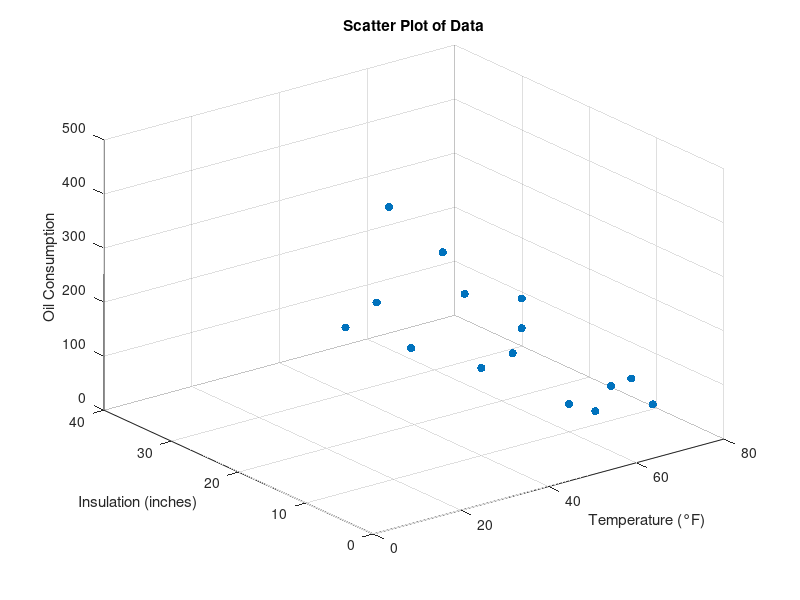

The MATLAB source for this figure: (Note: this script raises an error after producing the figure.)
clc; 
clear;
close all;

disp("%--------------------------Before Removing Outlier-------------------------%");

% Given data
Oil        = [270, 362, 162, 45, 91, 233, 372, 305, 234, 122, 25, 210, 450, 325, 52]';
Temp       = [40,  27,  40,  73, 65, 65,  10,  9,   24,  65,  66, 41,  22,  40,  60]';
Insulation = [4,   4,   10,  6,  7,  40,  6,   10,  10,  4,  10,  6,   4,   4,   10]';

% Combine independent variables into matrix X
X = [Temp, Insulation];

% Scatterplot of the data
figure;
scatter3(Temp, Insulation, Oil, 'ro', 'filled'); % 3D scatter plot  
xlabel('Temperature (°F)');
ylabel('Insulation (inches)');
zlabel('Oil Consumption');
title('Scatter Plot of Data');
grid on;

% Linear Model: Oil = a*Temp + b*Insulation + c
[linearModel, gofLinear] = fit(X, Oil, 'poly11');

% Extract coefficients of the linear model
coeffsLinear = coeffvalues(linearModel);
a = coeffsLinear(1);
b = coeffsLinear(2);
c = coeffsLinear(3);

% Print Linear Model equation
fprintf('Coefficient for Temp      : %.2f\n', a);
fprintf('Coefficient for Insulation: %.2f\n', b);
fprintf('Constant term             : %.2f\n', c);
fprintf('Linear Fit Equation: Oil = %.2f * Temp + %.2f * Insulation + %.2f\n', a, b, c);

% Graph the Data and Linear Model Fit  
figure;
scatter3(Temp, Insulation, Oil, 'ro', 'filled'); % 3D scatter plot  
hold on;
xlabel('Temperature (°F)');
ylabel('Insulation (inches)');
zlabel('Oil Consumption');
title('Linear Regression Fit');
grid on;
plot(linearModel, X, Oil);


% Quadratic Model: Oil = a*T^2 + b*I^2 + c*T*I + d*T + e*I + f
[quadraticModel, gofQuad] = fit(X, Oil, 'poly22');

% Extract coefficients of the quadratic model
coeffsQuad = coeffvalues(quadraticModel);
a2 = coeffsQuad(1); % Coefficient for Temp^2
b2 = coeffsQuad(2); % Coefficient for Insulation^2
c2 = coeffsQuad(3); % Coefficient for Temp*Insulation
d2 = coeffsQuad(4); % Coefficient for Temp
e2 = coeffsQuad(5); % Coefficient for Insulation
f2 = coeffsQuad(6); % Constant term

% Print Quadratic Model equation
fprintf('Coefficient for Temp^2         : %.2f\n', a2);
fprintf('Coefficient for Insulation^2   : %.2f\n', b2);
fprintf('Coefficient for Temp*Insulation: %.2f\n', c2);
fprintf('Coefficient for Temp           : %.2f\n', d2);
fprintf('Coefficient for Insulation     : %.2f\n', e2);
fprintf('Constant term                  : %.2f\n', f2);
fprintf(['Quadratic Fit Equation: Oil = %.2f * Temp^2 + %.2f * Insulation^2 + %.2f * (Temp * Insulation)\n' ...
         '                              + %.2f * Temp + %.2f * Insulation + %.2f\n'], ...
         a2, b2, c2, d2, e2, f2);

% Graph the Data and the Quadratic Model Fit  
figure;
scatter3(Temp, Insulation, Oil, 'ro', 'filled'); % 3D scatter plot  
hold on;
xlabel('Temperature (°F)');
ylabel('Insulation (inches)');
zlabel('Oil Consumption');
title('Quadratic Regression Fit');
grid on;
plot(quadraticModel, X, Oil);

% Display R^2 values for both Models
fprintf('R^2 for Linear Model: %f\n', gofLinear.rsquare);
fprintf('R^2 for Quadratic Model: %f\n', gofQuad.rsquare);

disp("%--------------------------After Removing Outlier-------------------------%");

Oil_cleaned        = [270, 362, 162, 45, 91, 372, 305, 234, 122, 25, 210, 450, 325, 52]';
Temp_cleaned       = [40,  27,  40,  73, 65, 10,  9,   24,  65,  66, 41,  22,  40,  60]';
Insulation_cleaned = [4,   4,   10,  6,  7,  6,   10,  10,  4,  10,  6,   4,   4,   10]';

% Combine independent variables into matrix X
X_cleaned = [Temp_cleaned Insulation_cleaned];

% Linear Model: Oil = a*Temp + b*Insulation + c
[linearModel_cleaned, gofLinear_cleaned] = fit(X_cleaned, Oil_cleaned, 'poly11');

% Extract coefficients of the linear model
coeffsLinear_cleaned = coeffvalues(linearModel_cleaned);
a_cleaned = coeffsLinear_cleaned(1);
b_cleaned = coeffsLinear_cleaned(2);
c_cleaned = coeffsLinear_cleaned(3);

% Print Linear Model equation
fprintf('Coefficient for Temp      : %.2f\n', a_cleaned);
fprintf('Coefficient for Insulation: %.2f\n', b_cleaned);
fprintf('Constant term             : %.2f\n', c_cleaned);
fprintf('Linear Fit Equation: Oil = %.2f * Temp + %.2f * Insulation + %.2f\n', a_cleaned, b_cleaned, c_cleaned);

% Graph the Data and Linear Model Fit    
figure;
scatter3(Temp_cleaned, Insulation_cleaned, Oil_cleaned, 'ro', 'filled'); % 3D scatter plot  
hold on;
xlabel('Temperature (°F)');
ylabel('Insulation (inches)');
zlabel('Oil Consumption');
title('Linear Regression Fit After Cleaning');
grid on;
plot(linearModel_cleaned, X_cleaned, Oil_cleaned);


% Quadratic Model: Oil = a*T^2 + b*I^2 + c*T*I + d*T + e*I + f
[quadraticModel_cleaned, gofQuad_cleaned] = fit(X_cleaned, Oil_cleaned, 'poly22');

% Extract coefficients of the quadratic model
coeffsQuad_cleaned = coeffvalues(quadraticModel_cleaned);
a2_cleaned = coeffsQuad_cleaned(1); % Coefficient for Temp^2
b2_cleaned = coeffsQuad_cleaned(2); % Coefficient for Insulation^2
c2_cleaned = coeffsQuad_cleaned(3); % Coefficient for Temp*Insulation
d2_cleaned = coeffsQuad_cleaned(4); % Coefficient for Temp
e2_cleaned = coeffsQuad_cleaned(5); % Coefficient for Insulation
f2_cleaned = coeffsQuad_cleaned(6); % Constant term

% Print Quadratic Model equation
fprintf('Coefficient for Temp^2         : %.2f\n', a2_cleaned);
fprintf('Coefficient for Insulation^2   : %.2f\n', b2_cleaned);
fprintf('Coefficient for Temp*Insulation: %.2f\n', c2_cleaned);
fprintf('Coefficient for Temp           : %.2f\n', d2_cleaned);
fprintf('Coefficient for Insulation     : %.2f\n', e2_cleaned);
fprintf('Constant term                  : %.2f\n', f2_cleaned);
fprintf(['Quadratic Fit Equation: Oil = %.2f * Temp^2 + %.2f * Insulation^2 + %.2f * (Temp * Insulation)\n' ...
         '                              + %.2f * Temp + %.2f * Insulation + %.2f\n'], ...
         a2_cleaned, b2_cleaned, c2_cleaned, d2_cleaned, e2_cleaned, f2_cleaned);

% Graph the Data and the Quadratic Model Fit 
figure;
scatter3(Temp_cleaned, Insulation_cleaned, Oil_cleaned, 'ro', 'filled'); % 3D scatter plot  
hold on;
xlabel('Temperature (°F)');
ylabel('Insulation (inches)');
zlabel('Oil Consumption');
title('Quadratic Regression Fit After Cleaning');
grid on;
plot(quadraticModel_cleaned, X_cleaned, Oil_cleaned);

% Display R^2 values for Both Models
fprintf('R^2 for Linear Model: %f\n', gofLinear_cleaned.rsquare);
fprintf('R^2 for Quadratic Model: %f\n', gofQuad_cleaned.rsquare);

% Predict the needed oil for temperature is 15 Fahrenheit and the insulation is 5 attic
predicted_oil_linear_cleaned = linearModel_cleaned(15,5);
predicted_oil_quad_cleaned = quadraticModel_cleaned(15,5);
fprintf('\n\nPredicted needed oil for temp = 15 F and insulation = 5 attic:\n');
fprintf('Linear Cleaned: %f\n', predicted_oil_linear_cleaned);
fprintf('Quadratic Cleaned: %f\n\n', predicted_oil_quad_cleaned);